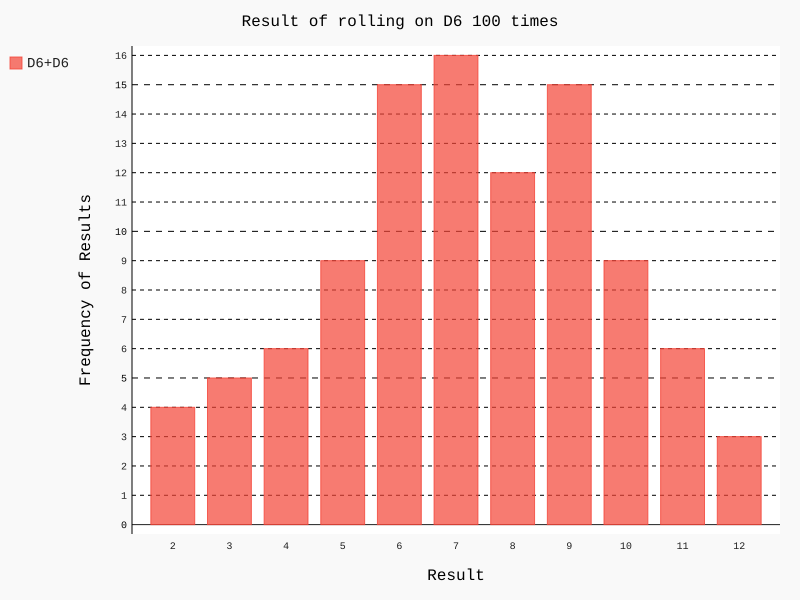

Here is the Python script that generated this plot:
import pygal
#Бросок КУбика
from die import Die
die_1 = Die()
die_2 = Die()
results = []
for roll_num in range(100):
    result = die_1.roll() + die_2.roll()
    results.append(result)
print(results)
frequencies = []
max_result = die_1.num_sides + die_2.num_sides
for value in range(2,max_result + 1):
    frequency = results.count(value)
    frequencies.append(frequency)
print(frequencies)
hist = pygal.Bar()
hist.title = 'Result of rolling on D6 100 times'
hist.x_labels = ['2','3','4','5','6','7','8','9','10','11','12']
hist.x_title = "Result"
hist.y_title = "Frequency of Results"
hist.add('D6+D6', frequencies)
hist.render_to_file('die_visual.svg')
